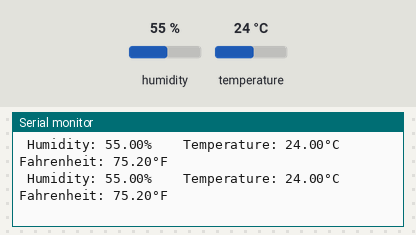
The sketch below on a simulated Arduino Uno, built with avr-gcc and run on an emulated ATmega328P. On the bench: the last lines printed to the serial monitor. The inputs (shaded band) are chosen by the test bench; at power-on: temperature 24 °C, humidity 55 %.

Above: at 3.8 s.
3.9 s: temperature set to 41 °C
At 5.9 s:
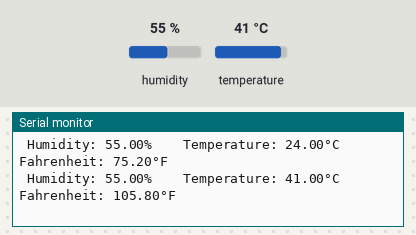
10.1 s: humidity set to 22 %
At 11.0 s:
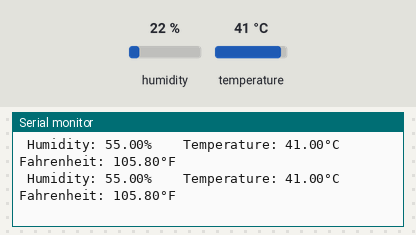
13.0 s: humidity set to 40 %
At 14.0 s:
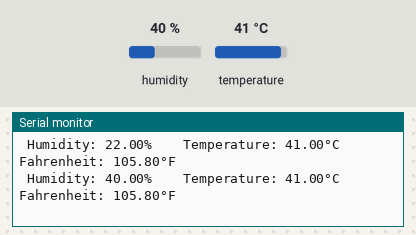
Timing chart, 0 to 16.0 s (numbered marks = the images above; inputs shaded):
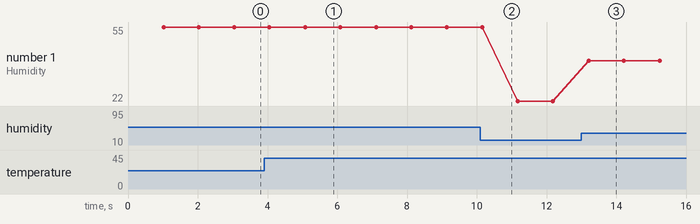

Measured:
- after the input at 3.9 s, the serial monitor: prints a new line after 1.2 s (image 1)
- after the input at 13.0 s, the serial monitor: prints a new line after 0.21 s (image 3)
- plotted number 1: 55 → 22 after the input at 10.1 s, 22 → 40 after the input at 13.0 s

The sketch:

Chapter_3_02_Temperature_and_humidity_sensor_basic.ino
```cpp
#include "DHT.h"
#define DHT11_PIN 2 // Define the pin used to connect the sensor
DHT dht11(DHT11_PIN, DHT11);  // Create a DHT object

void setup() {
  // initialize the sensor
  Serial.begin(9600);
  dht11.begin();
}

void loop() {
  // wait a few seconds between measurements.
  delay(1000);
  // read humidity
  float humi  = dht11.readHumidity();
  // read temperature as Celsius
  float tempC = dht11.readTemperature();
  // read temperature as Fahrenheit
  float tempF = dht11.readTemperature(true);
  // check if any reads failed
  if (isnan(humi) || isnan(tempC) || isnan(tempF)) {
    Serial.println("Failed to read from DHT11 sensor!");
  } else {
    Serial.print(" Humidity: ");
    Serial.print(humi);
    Serial.print("%");
    Serial.print("    ");
    Serial.print("Temperature: ");
    Serial.print(tempC);
    Serial.print("°C");
    Serial.print("    ");
    Serial.print("Fahrenheit: ");
    Serial.print(tempF);
    Serial.println("°F");
  }
}
```
